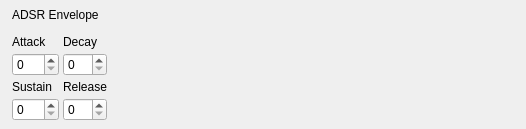
<?xml version="1.0" encoding="UTF-8"?>
<ui version="4.0">
 <class>CADSRWidget</class>
 <widget class="QFrame" name="CADSRWidget">
  <property name="geometry">
   <rect>
    <x>0</x>
    <y>0</y>
    <width>526</width>
    <height>129</height>
   </rect>
  </property>
  <property name="windowTitle">
   <string>Frame</string>
  </property>
  <property name="frameShape">
   <enum>QFrame::NoFrame</enum>
  </property>
  <property name="frameShadow">
   <enum>QFrame::Raised</enum>
  </property>
  <layout class="QGridLayout" name="gridLayout">
   <property name="leftMargin">
    <number>12</number>
   </property>
   <property name="topMargin">
    <number>0</number>
   </property>
   <property name="rightMargin">
    <number>0</number>
   </property>
   <property name="bottomMargin">
    <number>0</number>
   </property>
   <property name="spacing">
    <number>4</number>
   </property>
   <item row="5" column="0">
    <widget class="QLabel" name="label_3">
     <property name="text">
      <string>Sustain</string>
     </property>
    </widget>
   </item>
   <item row="5" column="1">
    <widget class="QLabel" name="label_4">
     <property name="text">
      <string>Release</string>
     </property>
    </widget>
   </item>
   <item row="4" column="1">
    <widget class="QSpinBox" name="Decay"/>
   </item>
   <item row="0" column="0">
    <spacer name="verticalSpacer_2">
     <property name="orientation">
      <enum>Qt::Vertical</enum>
     </property>
     <property name="sizeHint" stdset="0">
      <size>
       <width>20</width>
       <height>0</height>
      </size>
     </property>
    </spacer>
   </item>
   <item row="2" column="0">
    <spacer name="verticalSpacer_3">
     <property name="orientation">
      <enum>Qt::Vertical</enum>
     </property>
     <property name="sizeHint" stdset="0">
      <size>
       <width>20</width>
       <height>0</height>
      </size>
     </property>
    </spacer>
   </item>
   <item row="6" column="1">
    <widget class="QSpinBox" name="Release"/>
   </item>
   <item row="7" column="0">
    <spacer name="verticalSpacer">
     <property name="orientation">
      <enum>Qt::Vertical</enum>
     </property>
     <property name="sizeHint" stdset="0">
      <size>
       <width>20</width>
       <height>0</height>
      </size>
     </property>
    </spacer>
   </item>
   <item row="4" column="0">
    <widget class="QSpinBox" name="Attack"/>
   </item>
   <item row="3" column="1">
    <widget class="QLabel" name="label_2">
     <property name="text">
      <string>Decay</string>
     </property>
    </widget>
   </item>
   <item row="1" column="0" colspan="2">
    <widget class="QLabel" name="label_5">
     <property name="text">
      <string>ADSR Envelope</string>
     </property>
    </widget>
   </item>
   <item row="6" column="0">
    <widget class="QSpinBox" name="Sustain">
     <property name="maximum">
      <number>100</number>
     </property>
    </widget>
   </item>
   <item row="3" column="0">
    <widget class="QLabel" name="label">
     <property name="text">
      <string>Attack</string>
     </property>
    </widget>
   </item>
   <item row="0" column="2" rowspan="8">
    <widget class="CADSRControl" name="ADSRControl" native="true">
     <property name="sizePolicy">
      <sizepolicy hsizetype="Expanding" vsizetype="Expanding">
       <horstretch>0</horstretch>
       <verstretch>0</verstretch>
      </sizepolicy>
     </property>
     <property name="minimumSize">
      <size>
       <width>100</width>
       <height>100</height>
      </size>
     </property>
    </widget>
   </item>
  </layout>
 </widget>
 <customwidgets>
  <customwidget>
   <class>CADSRControl</class>
   <extends>QWidget</extends>
   <header>cadsrcontrol.h</header>
   <container>1</container>
  </customwidget>
 </customwidgets>
 <resources/>
 <connections/>
</ui>
